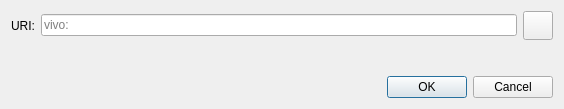
<?xml version="1.0" encoding="UTF-8"?>
<ui version="4.0">
 <class>OpenURIDialog</class>
 <widget class="QDialog" name="OpenURIDialog">
  <property name="geometry">
   <rect>
    <x>0</x>
    <y>0</y>
    <width>564</width>
    <height>109</height>
   </rect>
  </property>
  <property name="windowTitle">
   <string>Open URI</string>
  </property>
  <layout class="QVBoxLayout" name="verticalLayout">
   <item>
    <layout class="QHBoxLayout" name="horizontalLayout">
     <item>
      <widget class="QLabel" name="label">
       <property name="text">
        <string>URI:</string>
       </property>
      </widget>
     </item>
     <item>
      <widget class="QValidatedLineEdit" name="uriEdit">
       <property name="placeholderText">
        <string notr="true">vivo:</string>
       </property>
      </widget>
     </item>
     <item>
      <widget class="QToolButton" name="pasteButton">
       <property name="toolTip">
        <string extracomment="Tooltip text for button that allows you to paste an address that is in your clipboard.">Paste address from clipboard</string>
       </property>
       <property name="text">
        <string/>
       </property>
       <property name="iconSize">
        <size>
         <width>22</width>
         <height>22</height>
        </size>
       </property>
      </widget>
     </item>
    </layout>
   </item>
   <item>
    <spacer name="verticalSpacer">
     <property name="orientation">
      <enum>Qt::Vertical</enum>
     </property>
     <property name="sizeHint" stdset="0">
      <size>
       <width>20</width>
       <height>40</height>
      </size>
     </property>
    </spacer>
   </item>
   <item>
    <widget class="QDialogButtonBox" name="buttonBox">
     <property name="orientation">
      <enum>Qt::Horizontal</enum>
     </property>
     <property name="standardButtons">
      <set>QDialogButtonBox::Cancel|QDialogButtonBox::Ok</set>
     </property>
    </widget>
   </item>
  </layout>
 </widget>
 <customwidgets>
  <customwidget>
   <class>QValidatedLineEdit</class>
   <extends>QLineEdit</extends>
   <header>qt/qvalidatedlineedit.h</header>
  </customwidget>
 </customwidgets>
 <resources>
  <include location="../vivo.qrc"/>
 </resources>
 <connections>
  <connection>
   <sender>buttonBox</sender>
   <signal>accepted()</signal>
   <receiver>OpenURIDialog</receiver>
   <slot>accept()</slot>
   <hints>
    <hint type="sourcelabel">
     <x>248</x>
     <y>254</y>
    </hint>
    <hint type="destinationlabel">
     <x>157</x>
     <y>274</y>
    </hint>
   </hints>
  </connection>
  <connection>
   <sender>buttonBox</sender>
   <signal>rejected()</signal>
   <receiver>OpenURIDialog</receiver>
   <slot>reject()</slot>
   <hints>
    <hint type="sourcelabel">
     <x>316</x>
     <y>260</y>
    </hint>
    <hint type="destinationlabel">
     <x>286</x>
     <y>274</y>
    </hint>
   </hints>
  </connection>
 </connections>
</ui>
